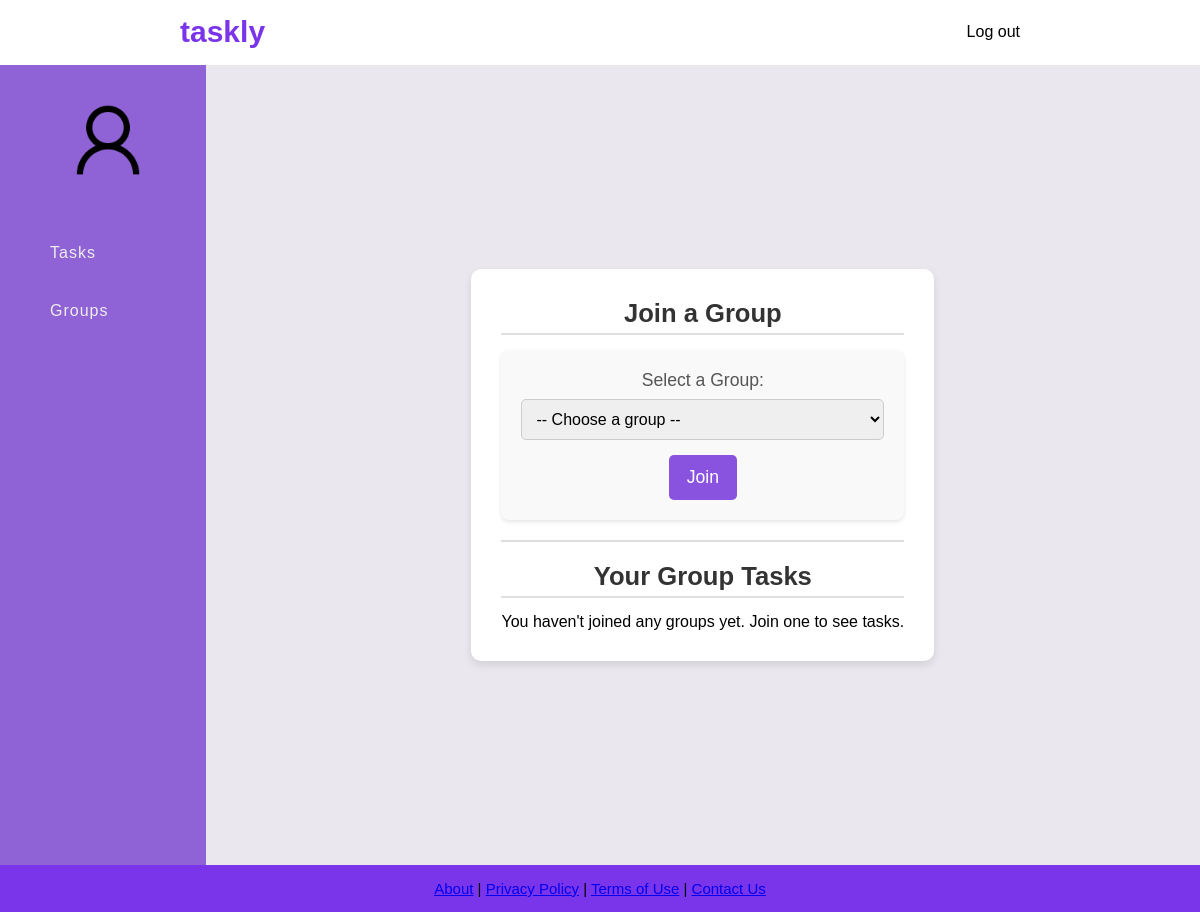
Page /groups.php on the earlier database version.
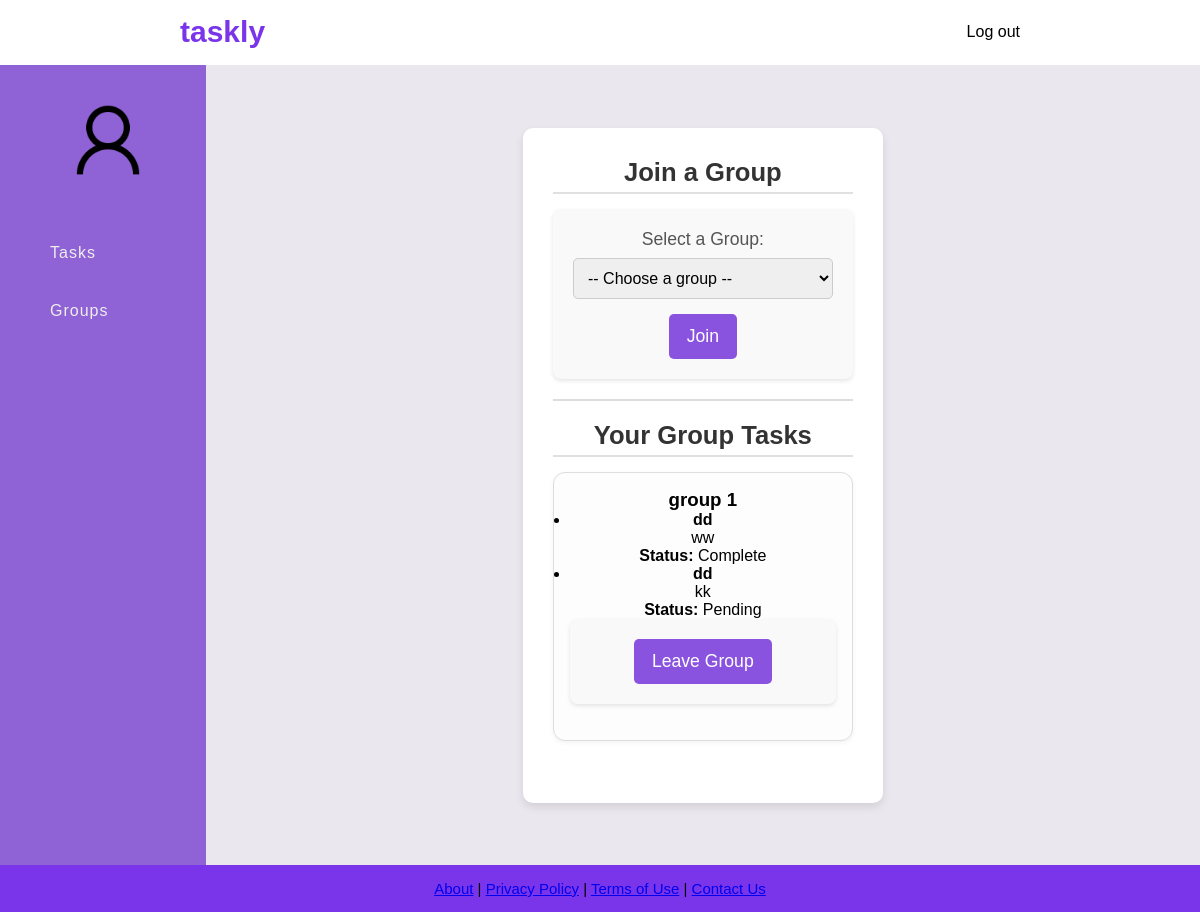
Same page on the later database version.
### tables this page shows
CREATE TABLE GroupTable (
    Group_ID INTEGER PRIMARY KEY AUTOINCREMENT,
    Group_Name VARCHAR(255) NOT NULL,
    User_ID INTEGER NOT NULL,
    FOREIGN KEY (User_ID) REFERENCES User(User_ID) ON DELETE CASCADE
);

CREATE TABLE Group_Task (
    GroupTask_ID INTEGER PRIMARY KEY AUTOINCREMENT,
    GroupTask_Name VARCHAR(255) NOT NULL,
    GroupTask_Description TEXT NOT NULL,
    GroupTask_Status VARCHAR(50) NOT NULL,
    Group_ID INTEGER NOT NULL,
    FOREIGN KEY (Group_ID) REFERENCES GroupTable(Group_ID) ON DELETE CASCADE
);

### groups.php (the view, shortened to what this page needs)
<?php
include('db.php');
$userId = $_SESSION['user_id'] ?? 1;
$groupStmt = $conn->prepare("
    SELECT g.Group_ID, g.Group_Name
    FROM GroupTable g
    JOIN User_Group ug ON g.Group_ID = ug.Group_ID
    WHERE ug.User_ID = ?
");
$groupStmt->execute([$userId]);
$userGroups = $groupStmt->fetchAll(PDO::FETCH_ASSOC);
$tasksByGroup = [];
if (!empty($userGroups)) {
    foreach ($userGroups as $group) {
        $taskStmt = $conn->prepare("SELECT * FROM Group_Task WHERE Group_ID = ?");
        $taskStmt->execute([$group['Group_ID']]);
        $tasks = $taskStmt->fetchAll(PDO::FETCH_ASSOC);
        $tasksByGroup[$group['Group_Name']] = $tasks;
    }
}
?>
<!DOCTYPE html>
<html lang="en">
<head>
    <link rel="stylesheet" href="css/global.css">
</head>
<body>
<header class="navbar">
    <a href="dashboard.php" class="navbar_title2"><h1>taskly</h1></a>
    <a class="navbar-index" href="logout.php">Log out</a>
</header>
<div class="container">
    <nav class="sidebar">
        <div class="user-profile">
            <a href="profile.php"><img src="images/Sample_User_Icon.png" alt="User"></a>
            <h4><?php echo htmlspecialchars($_SESSION['User_Fname']); ?></h4>
        </div>
        <ul>
            <li><a href="tasks.php">Tasks</a></li>
            <li><a href="groups.php">Groups</a></li>
        </ul>
    </nav>
    <section class="main-content">
        <div class="main-content-container">
            <h2>Join a Group</h2>
            <form method="POST" action="join-group.php">
                <label for="group_id">Select a Group:</label>
                <select name="group_id" id="group_id" required>
                    <option value="" disabled selected>-- Choose a group --</option>
                </select>
                <button type="submit" name="join_group">Join</button>
            </form>
            <hr>
            <h2>Your Group Tasks</h2>
            <?php if (empty($userGroups)): ?>
                <p>You haven't joined any groups yet. Join one to see tasks.</p>
            <?php else: ?>
                <?php foreach ($tasksByGroup as $groupName => $tasks): ?>
                    <div class="group-panel">
                        <h3><?= htmlspecialchars($groupName) ?></h3>
                        <?php if (empty($tasks)): ?>
                            <p>No tasks in this group.</p>
                        <?php else: ?>
                            <ul>
                                <?php foreach ($tasks as $task): ?>
                                    <li>
                                        <h4><?= htmlspecialchars($task['GroupTask_Name']) ?></h4>
                                        <p><?= htmlspecialchars($task['GroupTask_Description'] ?? 'No description.') ?></p>
                                        <p><strong>Status:</strong> <?= htmlspecialchars($task['GroupTask_Status']) ?></p>
                                    </li>
                                <?php endforeach; ?>
                            </ul>
                        <?php endif; ?>
                        <form action="leave-group.php" method="POST">
                            <button type="submit" onclick="return confirm('Are you sure you want to leave this group?')">Leave Group</button>
                        </form>
                    </div>
                <?php endforeach; ?>
            <?php endif; ?>
        </div>
    </section>
</div>
<footer class="footer">
    <p class="footer__text">
        <a href="#">About</a> | <a href="#">Privacy Policy</a> |
        <a href="#">Terms of Use</a> | <a href="#">Contact Us</a>
    </p>
</footer>
</body>
</html>

Differences in the rows shown:
added grouptable: groupName "group 1"
added group_task: GroupTask_Name "dd", GroupTask_Description "ww", GroupTask_Status "Complete"
added group_task: GroupTask_Name "dd", GroupTask_Description "kk", GroupTask_Status "Pending"
Other differences:
text no longer shown: "You haven't joined any groups yet. Join one to see tasks."
